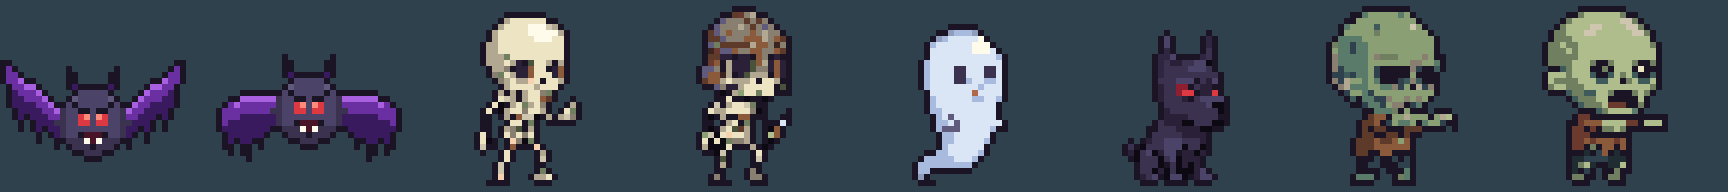

Python code for this plot:
"""Ghep moi sprite trong out/ thanh 1 anh xem nhanh (phong to 6x tren nen Ground)."""
import glob, os, sys
from PIL import Image
OUT = os.path.join(os.path.dirname(os.path.abspath(__file__)), "out")
fs = sorted(f for f in glob.glob(os.path.join(OUT, "*.png")) if "preview" not in f)
ims = [Image.open(f) for f in fs]
sheet = Image.new("RGBA", (sum(i.width + 4 for i in ims), max(i.height for i in ims)), (0x2f, 0x41, 0x4d, 255))
x = 0
for i in ims:
    sheet.alpha_composite(i, (x, sheet.height - i.height)); x += i.width + 4
dst = sys.argv[1] if len(sys.argv) > 1 else os.path.join(OUT, "..", "contact.png")
sheet.resize((sheet.width * 6, sheet.height * 6), Image.NEAREST).save(dst)
print([os.path.basename(f) for f in fs])
